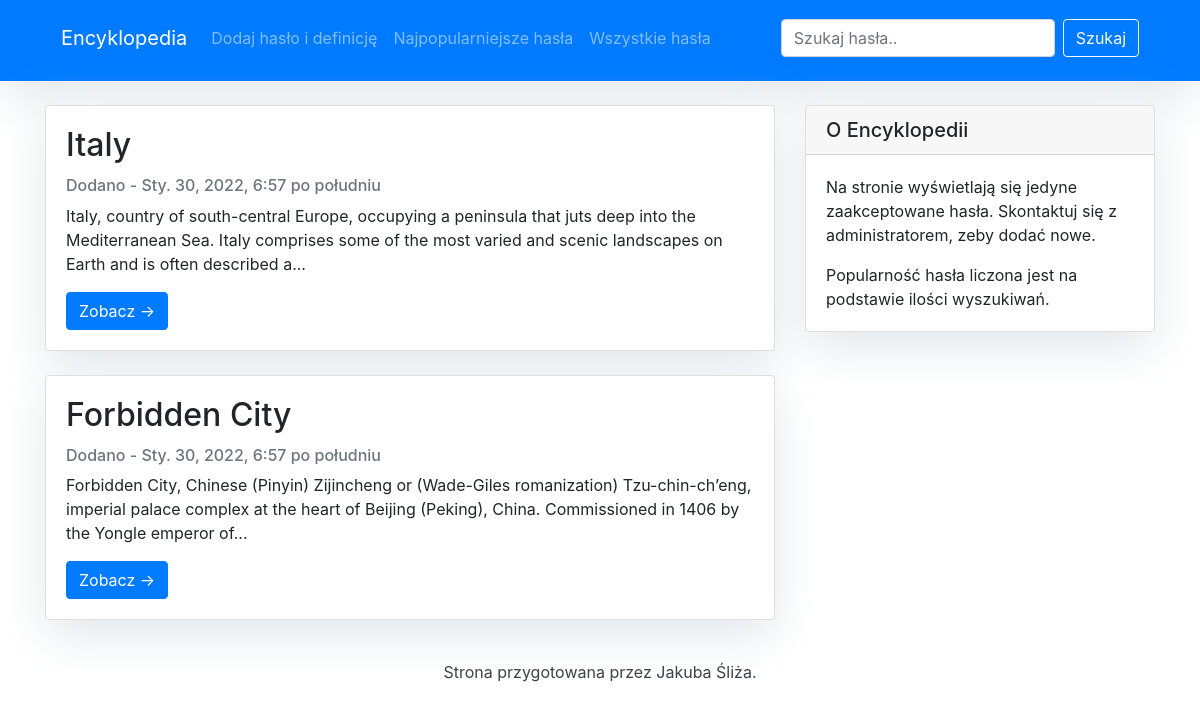
The page /wszystkie/ on the database as committed earlier.
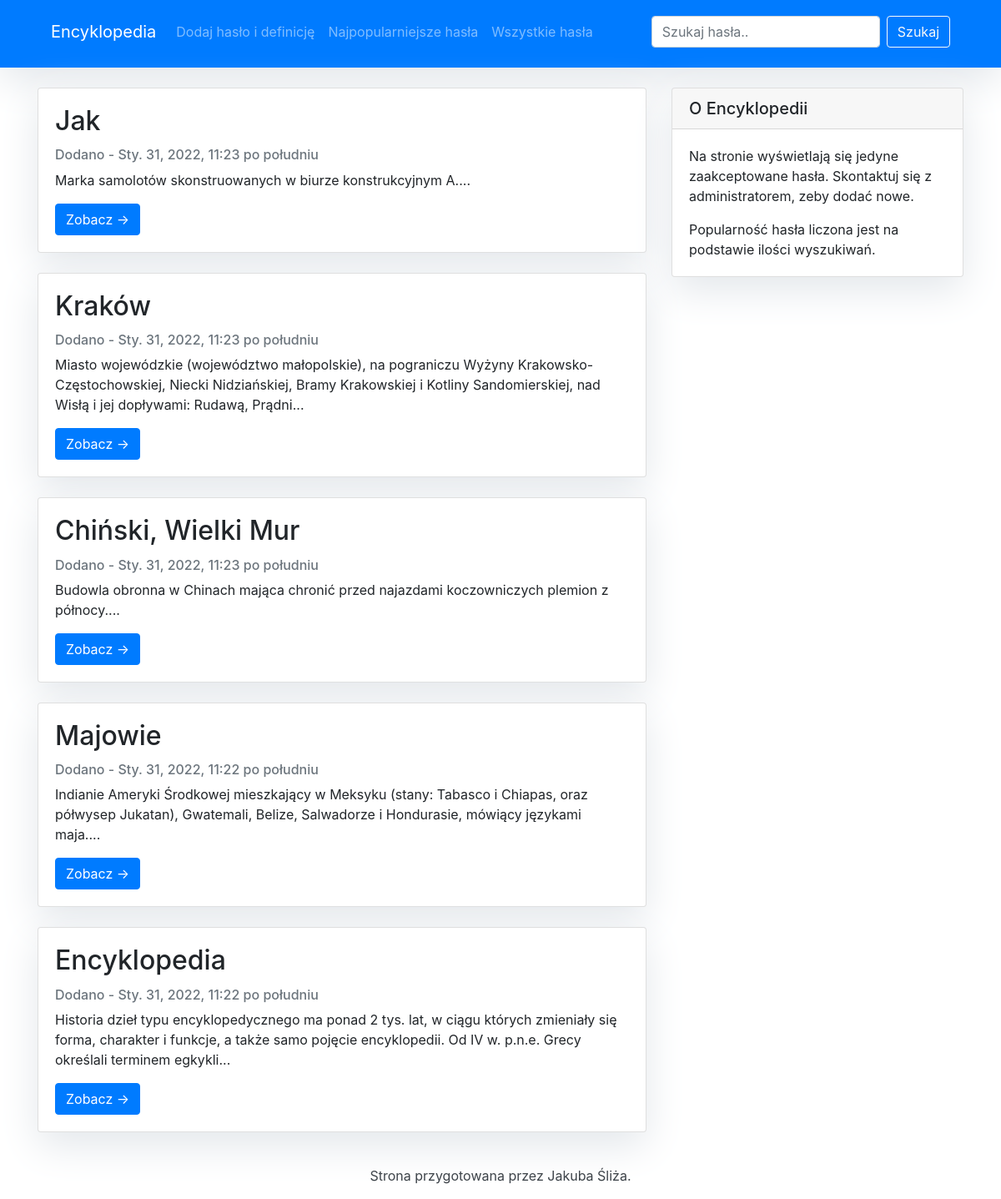
The same page on the database as committed later.
### manager/models.py (models this page shows, shortened)
class Entry(models.Model):
    word = models.CharField(max_length=300, unique=True)
    slug = models.SlugField(blank = True, unique = True)
    definition = models.TextField()
    status = models.IntegerField(choices=STATUS, default=0)
    search_count = models.IntegerField(default= 0)
    created_at = models.DateTimeField(auto_now_add=True)
    updated_at = models.DateTimeField(auto_now=True)
    class Meta:
        ordering = ['-created_at']
        verbose_name_plural = 'entries'

### manager/views.py (the view)
# urls.py: path('wszystkie/', views.EntryList.as_view(), name='all-entries'),
class EntryList(generic.ListView):
    queryset = Entry.objects.filter(status=1).order_by('-created_at')
    paginate_by = 5
    template_name = 'all_entries.html'

### manager/templates/all_entries.html (shortened to what this page needs)
{% extends "base.html" %}
{% block content %}
<div class="container">
    <div class="row">
        <div class="col-md-8 left">
            {% for entry in entry_list %}
            <div class="card my-4">
                <div class="card-body">
                    <h2 class="card-title">{{ entry.word }}</h2>
                    <p class="card-text text-muted h6">Dodano - {{ entry.created_at }} </p>
                    <p class="card-text">{{entry.definition|slice:":200" }}...</p>
                    <a href="{% url 'manager:entry-detail' entry.slug  %}" class="btn btn-primary">Zobacz &rarr;</a>
                </div>
            </div>
            {% endfor %}
        </div>
        {% block sidebar %} {% include 'sidebar.html' %} {% endblock sidebar %}
    </div>
</div>
{% endblock %}

Rows that differ between the two databases and show on the page:
removed Entry: word "Italy", created_at "Sty. 30, 2022, 6:57 po południu", definition "Italy, country of south-central Europe, occupying a peninsula that juts deep into the Mediterranean Sea. Italy comprises some of the most varied and scenic landscapes on Earth and is often described a"
removed Entry: word "Forbidden City", created_at "Sty. 30, 2022, 6:57 po południu", definition "Forbidden City, Chinese (Pinyin) Zijincheng or (Wade-Giles romanization) Tzu-chin-ch’eng, imperial palace complex at the heart of Beijing (Peking), China. Commissioned in 1406 by the Yongle emperor of"
added Entry: word "Jak", created_at "Sty. 31, 2022, 11:23 po południu", definition "Marka samolotów skonstruowanych w biurze konstrukcyjnym A."
added Entry: word "Kraków", created_at "Sty. 31, 2022, 11:23 po południu", definition "Miasto wojewódzkie (województwo małopolskie), na pograniczu Wyżyny Krakowsko-Częstochowskiej, Niecki Nidziańskiej, Bramy Krakowskiej i Kotliny Sandomierskiej, nad Wisłą i jej dopływami: Rudawą, Prądni"
added Entry: word "Chiński, Wielki Mur", created_at "Sty. 31, 2022, 11:23 po południu", definition "Budowla obronna w Chinach mająca chronić przed najazdami koczowniczych plemion z północy."
added Entry: word "Majowie", created_at "Sty. 31, 2022, 11:22 po południu", definition "Indianie Ameryki Środkowej mieszkający w Meksyku (stany: Tabasco i Chiapas, oraz półwysep Jukatan), Gwatemali, Belize, Salwadorze i Hondurasie, mówiący językami maja."
added Entry: word "Encyklopedia", created_at "Sty. 31, 2022, 11:22 po południu", definition "Historia dzieł typu encyklopedycznego ma ponad 2 tys. lat, w ciągu których zmieniały się forma, charakter i funkcje, a także samo pojęcie encyklopedii. Od IV w. p.n.e. Grecy określali terminem egkykli"
